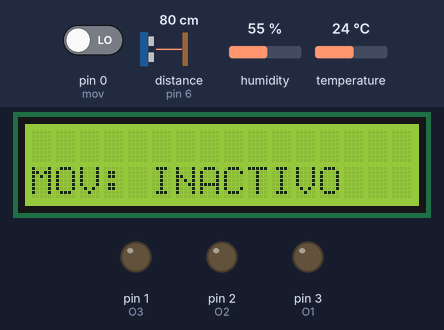
A sketch run on a simulated Arduino Uno, built with avr-gcc and run on an emulated ATmega328P. Parts: 16×2 character LCD, output pins drawn as LEDs (lit = HIGH). Wiring (inferred from the names in the program): ultrasonic range finder: trigger pin 5; echo pin 6. The inputs (shaded band) are chosen by the test bench; at power-on: pin 0 (mov) LOW, temperature 24 °C, distance to the obstacle (sensor on pin 6) 80 cm, humidity 55 %. The echo pulse lasts 58.3 µs per cm; pins used as bus, display or sensor lines are not drawn.

Above: at 1.2 s.
1.3 s: pin 0 (mov) driven HIGH
At 3.2 s:
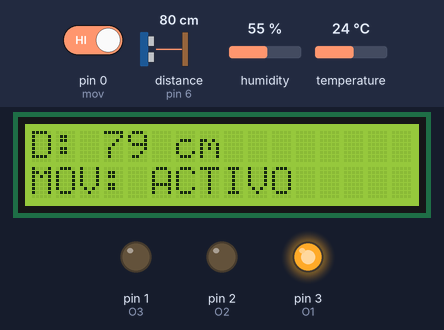
3.5 s: pin 0 (mov) driven LOW
At 4.7 s:
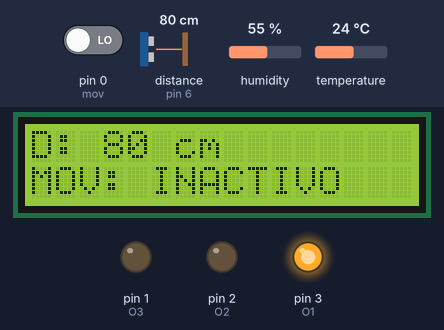
7.6 s: temperature set to 22 °C
At 8.0 s:
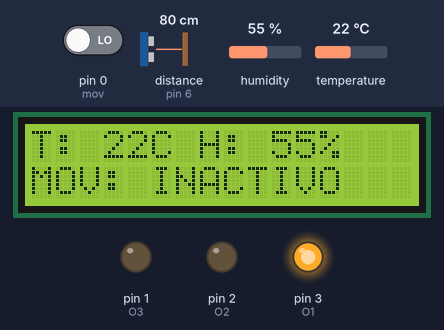
13.2 s: temperature set to 16 °C
At 14.1 s:
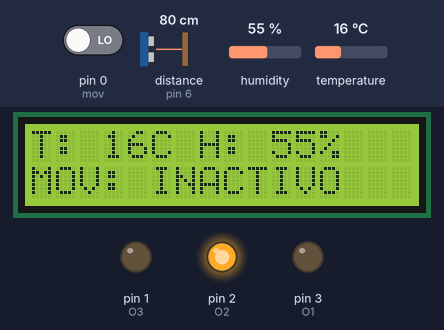
15.7 s: temperature set to 13 °C
At 17.0 s:
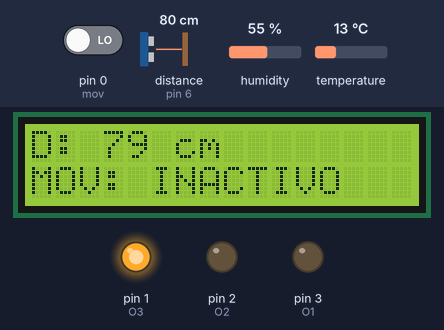
21.3 s: distance to the obstacle (sensor on pin 6) set to 2 cm
At 23.1 s:
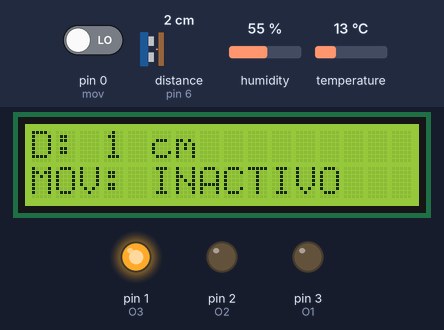
Timing chart, 0 to 24.6 s (numbered marks = the images above; inputs shaded):
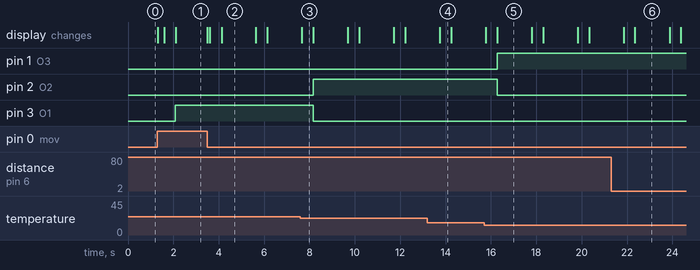

Measured:
- the behaviour switches between 24 and 23 °C on temperature (found by bisection; images 2 and 3)
- the behaviour switches between 15 and 14 °C on temperature (found by bisection; images 4 and 5)
- after the input at 1.3 s, the display: first changes at once (image 1 shows a later state)
- after the input at 3.5 s, the display: first changes at once (image 2 shows a later state)
- after the input at 7.6 s, pin 2 (O2): LOW → HIGH after 0.57 s; pin 3 (O1): HIGH → LOW after 0.57 s
- after the input at 15.7 s, pin 1 (O3): LOW → HIGH after 0.57 s; pin 2 (O2): HIGH → LOW after 0.57 s
- after the input at 21.3 s, the display: first differs from a run without the input after 1.1 s (image 6)

The sketch:

Clase3_1.ino
```cpp
#include <DHT_U.h>
#include <DHT.h>

#include <LiquidCrystal.h>

int echo = 6;
int trigger = 5;
int temp = 4;
int O3 = 1;
int O2 = 2;
int O1 = 3;
int mov = 0;

long startTimerTemp;
long endTimerTemp;
long startTimerDist;
long endTimerDist;
long temperatura;
long humedad;

DHT sensorTemp = DHT(temp, DHT11);
LiquidCrystal lcd = LiquidCrystal(8, 9, 10, 11, 12, 13);

void setup() {
  pinMode(echo, INPUT);
  pinMode(trigger, OUTPUT);
  pinMode(O1, OUTPUT);
  pinMode(O2, OUTPUT);
  pinMode(O3, OUTPUT);
  pinMode(mov, INPUT);

  sensorTemp.begin();
  lcd.begin(16, 2);
  lcd.clear();

  startTimerTemp = millis();
  startTimerDist = millis();
}

void loop() {
  if (digitalRead(mov)) {
    lcd.setCursor(0, 1);
    lcd.print("MOV: ACTIVO    ");
  } else {
    lcd.setCursor(0, 1);
    lcd.print("MOV: INACTIVO");
  }

  endTimerTemp = millis();

  if ((endTimerTemp - startTimerTemp) >= 1500) {
    temperatura = sensorTemp.readTemperature();
    humedad = sensorTemp.readHumidity();

    lcd.setCursor(0, 0);
    lcd.print("T: ");
    lcd.print((String)temperatura);
    lcd.print("C");
    lcd.print(" H: ");
    lcd.print((String)humedad);
    lcd.print("%   ");
    delay(500);

    if ((temperatura < 15) || (temperatura > 35)) {
      digitalWrite(O3, HIGH);
      digitalWrite(O2, LOW);
      digitalWrite(O1, LOW);
    } else if ((temperatura >= 15) && (temperatura < 24)) {
      digitalWrite(O3, LOW);
      digitalWrite(O2, HIGH);
      digitalWrite(O1, LOW);
    } else {
      digitalWrite(O3, LOW);
      digitalWrite(O2, LOW);
      digitalWrite(O1, HIGH);
    }

    startTimerTemp = millis();
  }

  endTimerDist = millis();
  if ((endTimerDist - startTimerDist) >= 1500) {
    calcularDistancia();

    startTimerDist = millis();
  }

}

void calcularDistancia() {
  digitalWrite(trigger, HIGH);
  delay(1);
  digitalWrite(trigger, LOW);
  int duracion = pulseIn(echo, HIGH);
  int distancia = duracion / 58.2;

  lcd.setCursor(0, 0);
  lcd.write("D: ");
  lcd.print((String)distancia);
  lcd.write(" cm         ");
  delay(500);
}
```
